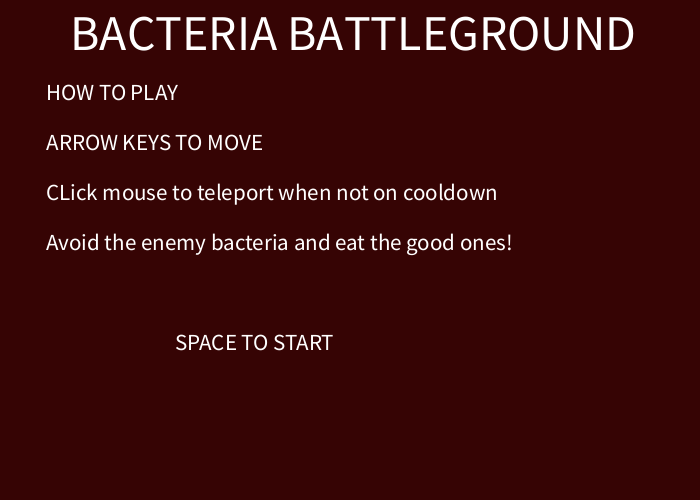
Frame 1 (no input)
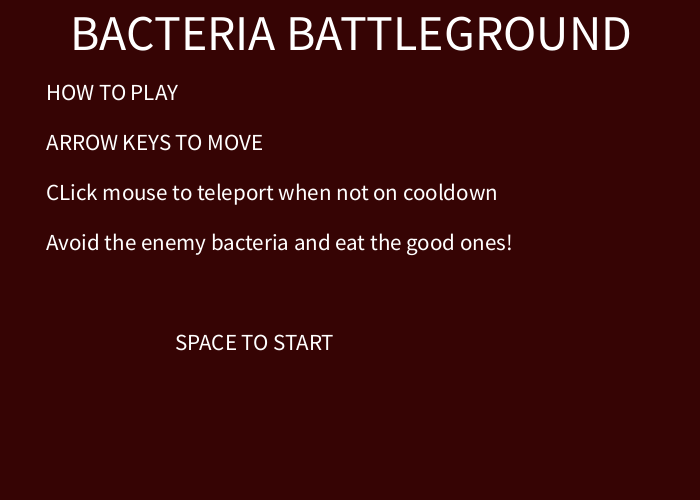
Frame 60 (the mouse pressed at the canvas centre just before this capture)
Frame 120 (the mouse held since frame 60 and released just before this capture): identical to frame 60, image omitted

The Processing sketch that drew these frames (run headless with seeded random() and noise(); from frame 60 on, the mouse is pressed at the canvas centre):

// Processing sketch: COMP1000
// ── COMP1000.pde
Player MainChar = new Player(50,50,0,0);
ArrayList<Pickup> Pickups = new ArrayList<Pickup>();
ArrayList<Enemy> Enemies = new ArrayList<Enemy>();
int score = 0;
boolean Debug = false;
int timer = 60;

enum State {START, GAME, END};
State GameState = State.START;

void setup()
{
  //setup, innit function to set it at the new width and height
  frameRate(60);
  strokeWeight(2);
  size(700,500);
  MainChar.Innit(height/10, height/10, width/2, height/2);
}


void draw()
{
  //check what state and draw certain things based on it
  if(GameState == State.START)
  {
    DrawMainMenu();
  }
  
  else if(GameState == State.GAME)
  {
    background(255);
    CollisionCheck(MainChar, Pickups, Enemies);
    renderObjects(MainChar, Pickups, Enemies);
    AddPickups(Pickups);
    AddEnemies(Enemies);
    HandleEnemMovement(Enemies);
    TimeHandle();
  }
  else if(GameState == State.END)
  {
    EndScreen();
    
  }
}

void keyPressed()
{
  //this is from the references in the documentation im doing it cos i assume its best practice
  //arrowkeys
 if(key == CODED)
 {
   if(keyCode == UP)
   {
     MainChar.setValue(true, 2);
   }
   
   if(keyCode == DOWN)
   {
    MainChar.setValue(true, 3); 
   }
   
   if(keyCode == LEFT)
   {
    MainChar.setValue(true, 0); 
   }
   
   if(keyCode == RIGHT)
   {
    MainChar.setValue(true, 1);
   }
 }
 //show debug hitboxes
   if(key == 'p')
   {
    Debug = !Debug;
    println(Debug);
   }
   
   //check space if on main meny
   if(GameState == State.START && key == ' ')
   {
     GameState = State.GAME;
     MainChar.stepped = false;
   }
   
   //check space on endscreen
   if(GameState == State.END && key == ' ')
   {
     
    //reset the game
    GameState = State.GAME;
    MainChar.Innit(height/10, height/10, width/2, height/2);
    timer = 60;
    score = 0;
    Pickups.clear();
    Enemies.clear();
    MainChar.stepped = false;
   }
}

void keyReleased()
{
  //remove from move array
 if(key == CODED)
 {
   if(keyCode == UP)
   {
     MainChar.setValue(false, 2); 
   }
   
   if(keyCode == DOWN)
   {
    MainChar.setValue(false, 3); 
   }
   
   if(keyCode == LEFT)
   {
    MainChar.setValue(false, 0); 
   }
   
   if(keyCode == RIGHT)
   {
    MainChar.setValue(false, 1); 
   }
 }
}

void mousePressed()
{
  //check if it has been more than 10 seconds
 if(MainChar.stepped == false || frameCount - MainChar.lastSteppedFrame >= 600)
 {
   //teleport player
   MainChar.stepped = true;
   MainChar.SetX(mouseX);
   MainChar.SetY(mouseY);
   MainChar.lastSteppedFrame = frameCount;
 }
}

// ── Class.pde
//hitbox class, used in everything
class HitBox{
 private float xPos, yPos, hWidth, hHeight; 
  
  HitBox(float x, float y, float _width, float _height)
  {
    xPos = x;
    yPos = y;
    hWidth = _width;
    hHeight = _height;
  }
  
  void Draw()
  {
   rectMode(CENTER);
   fill(0, 255, 0, 50);
   rect(xPos, yPos, hWidth, hHeight); 
  }
  
}

//little moving blob class
class GraphicBlob{
 float xpos, ypos, wwidth, hheight;
 
 GraphicBlob(float x, float y, float _width, float _height)
 {
   xpos = x;
   ypos = y;
   wwidth = _width;
   hheight = _height;
 }
  
  void SetX(float x)
  {
   xpos = x; 
  }
  
  void SetY(float y)
  {
    ypos = y;
  }  
}

//super class for all the main objects
class Object{
  float xpos, ypos, wwidth, hheight;
  HitBox h;
  GraphicBlob[] blobs = new GraphicBlob[3];
  
  //constructor
  Object(float x, float y, float _width, float _height)
  {
    xpos = x;
    ypos = y;
    wwidth = _width;
    hheight = _height;
    h = new HitBox(x, y, _width, _height);
    
    for(int i = 0; i < blobs.length; i++)
    {
      blobs[i] = new GraphicBlob(random(0, wwidth/3), random(0, hheight/3), _width/5, _height/5);
    }
  }
  
  //base fraw function
  void render(color Colour1, color Colour2)
  {
    if(Debug == true)
    {
       h.Draw(); 
    }
    
    fill(Colour1);
    ellipse(xpos, ypos, wwidth, hheight);
    
    if(frameCount % 6 == 0)
    {
      for(int i = 0; i < blobs.length; i++)
      {
        blobs[i].SetX(random(0, wwidth/3));
        blobs[i].SetY(random(0, hheight/3));
      }
    }
    
    //would use a loop here but want to do it in different "quadrants"
    fill(Colour2);
    ellipse(xpos - blobs[0].xpos, ypos - blobs[0].ypos, blobs[0].wwidth, blobs[0].hheight);
    ellipse(xpos + blobs[1].xpos, ypos + blobs[1].ypos, blobs[1].wwidth, blobs[1].hheight);
    ellipse(xpos - blobs[2].xpos, ypos + blobs[2].ypos, blobs[2].wwidth, blobs[2].hheight);
  }
  //getters and setters
  float GetX()
  {
   return xpos; 
  }
  
  float GetY()
  {
   return ypos; 
  }
  
  void ChangeX(float value)
  {
   xpos += value; 
   h.xPos += value;
  }
  
  void ChangeY(float value)
  {
   ypos += value; 
   h.yPos += value;
  }
  
  void SetX(float value)
  {
    xpos = value;
    h.xPos = value;
  }
  
  void SetY(float value)
  {
   ypos = value; 
   h.yPos = value;
  }
  
}

//subclass player
class Player extends Object{
  boolean[] Inputs = new boolean[4];
  int lastSteppedFrame;
  boolean stepped;
  
  //constructor
  Player(float x, float y, float _width, float _height)
  {
   super(x, y, _width, _height);
   
   //these are for the teleport
   lastSteppedFrame = frameCount;
   stepped = false;
  }
  
  //draw function
  void render(color Colour1, color Colour2)
  {
    
    //overriding oh yeah
   super.render(Colour1, Colour2); 
   
   //draw the face
   fill(255);
   ellipse(xpos - wwidth/6, ypos - hheight/10, wwidth/4, hheight/4);
   ellipse(xpos + wwidth/6, ypos - hheight/10, wwidth/4, hheight/4);
   
   fill(0);
   ellipse(xpos - wwidth/6, ypos - hheight/10, wwidth/8, hheight/8);
   ellipse(xpos + wwidth/6, ypos - hheight/10, wwidth/8, hheight/8);
   
   fill(255);
   arc(xpos, ypos + hheight/10, wwidth/1.5, hheight/1.5, 0, PI, CHORD);
   arc(xpos, ypos + hheight/10, wwidth/1.5, hheight/4, 0, PI, CHORD);
  }
  
  //setters
  void setValue(boolean b, int index)
  {
    Inputs[index] = b;
  }
  
  //check what keys are pressed down and change x/y based on that
  void handleMovement()
  {
   if(Inputs[0] == true)
   {
     super.ChangeX(-3);
   }
   
   if(Inputs[1] == true)
   {
     super.ChangeX(3);
   }
   
   if(Inputs[2] == true)
   {
     super.ChangeY(-3);
   }
   
   if(Inputs[3] == true)
   {
     super.ChangeY(3);
   }
  }
  //i do this because i make it in global scope and it means that the width and height go off 100 instead of the screensize in setip()
  //allows for me to reset the game aswell
  void Innit(float _width, float _height, float x, float y)
  {
    super.wwidth = _width;
    super.hheight = _height;
    super.h.hWidth = _width;
    super.h.hHeight =_height;
    super.xpos = x;
    super.ypos = y;
    super.h.xPos = x;
    super.h.yPos = y;
    
    for(int i = 0; i < super.blobs.length; i++)
    {
      super.blobs[i] = new GraphicBlob(random(0, wwidth/3), random(0, hheight/3), _width/5, _height/5);
    }
  }
  
  //reset the step after the timer
  void CheckCanStepAgain()
  {
    if(frameCount - MainChar.lastSteppedFrame >= 600)
    {
     stepped = false; 
    }
  }
}

class Enemy extends Object{
  int direction;
  int upordown;
  float moveSpeed;
  //constructor
  Enemy(float x, float y, float _width, float _height, int i, int ii)
  {
    super(x, y, _width, _height);
    //these are used for the random direction
    direction = i;
    upordown = ii;
    moveSpeed = random(2,3);
    
    //reset the hitbox to new instance cos we want it smaller than the actual sprite (make the game more fair)
    super.h = new HitBox(x, y, _width - _width/3, _height - _height/3);
  }
  
  void render(color Colour1, color Colour2)
  {
     super.render(Colour1, Colour2); 
     
     //has it here cos it wont work otherwise
     if(Debug)
     {
      super.h.Draw(); 
     }
   
     //draw face
     fill(255);
     arc(xpos - wwidth/4, ypos - hheight/8, wwidth/3, hheight/3, 0, PI + QUARTER_PI, CHORD);
     arc(xpos + wwidth/4, ypos - hheight/8, wwidth/3, hheight/3, -QUARTER_PI, PI, CHORD);
   
     fill(0);
     arc(xpos - wwidth/4, ypos - hheight/8, wwidth/5, hheight/5, 0, PI + QUARTER_PI, CHORD);
     arc(xpos + wwidth/4, ypos - hheight/8, wwidth/5, hheight/5, -QUARTER_PI, PI, CHORD);
   
     fill(255);
     arc(xpos, ypos + hheight/3, wwidth/1.5, hheight/1.5, -PI, 0, CHORD);
     line(xpos + (wwidth/1.5)/2.5, ypos + (hheight/3)/2, xpos - (wwidth/1.5)/2.5, ypos + (hheight/3)/2);
  }
  
  //set what the direction is
  void SetDirection(int n)
  {
   direction = n; 
  }
}


//pickup subclass
class Pickup extends Object{
  int points;
   Pickup(float x, float y, float _width, float _height, int p)
  {
    super(x, y, _width, _height);
    
    points = p;
  }
  
  void render(color Colour1, color Colour2)
  {
     super.render(Colour1, Colour2); 
   
     //draw face
     fill(255);
     line(xpos + wwidth/5 * 2, ypos + hheight/20 - hheight/10, xpos + wwidth/10, ypos - hheight/10);
     line(xpos - wwidth/5 * 2, ypos + hheight/20 - hheight/10, xpos - wwidth/10, ypos - hheight/10);
   
     fill(255);
     arc(xpos, ypos + hheight/6, wwidth/1.5, hheight/3, 0, PI, CHORD);
  }
  
  //getter
  int GetPoints()
  {
   return points; 
  }
}

//add pickup to arrraylist if there is less than 10 every second (game runs at 60fps)
void AddPickups(ArrayList<Pickup> arr)
{
  if(frameCount % 60 == 0 && arr.size() < 10)
  {
    arr.add(new Pickup(random(30, width-30), random(30, height-30), height/12, height/12, 10));
  }
}

//draw everything
void renderObjects(Player p, ArrayList<Pickup> pickupArr, ArrayList<Enemy> enemArr)
{
  //draw each pickup in array
  for(int i = 0; i < pickupArr.size(); i++)
  {
    Pickup temp = pickupArr.get(i);
    temp.render(color(0,255,0), color(255,0,0));
  }
  
  //draw each enemy in array
  for(int i = 0; i < enemArr.size(); i++)
  {
    Enemy te = enemArr.get(i);
    te.render(color(255,0,0), color(0,0,255));
  }
  
  //call player movement function
  p.handleMovement();
  
  //draw at different colour based on if it has moved or not
  if(p.stepped == false)
  {
      p.render(color(60, 168, 50), color(30, 94, 25));
  }
  else
  {
    p.render(color(138, 62, 11), color(194, 100, 37));
  }
  
  //check if we can reset it
  p.CheckCanStepAgain();
  
  //draw ui
  fill(0);
  textSize(height/20);
  text("SCORE: " + score, width/50, height/20);
  text("TIME: " + timer, width/50, height/20 * 3);

}
//move the enemies
void HandleEnemMovement(ArrayList<Enemy> enemArr)
{
  for(int i = 0; i < enemArr.size(); i++)
  {
    //get object
    Enemy t = enemArr.get(i);
    //check the direction its moving in and move it based on that
    if(t.direction == 0)
    {
      if(t.upordown == 0)
      {
          t.ChangeY(t.moveSpeed);
      }
      else
      {
        t.ChangeY(-t.moveSpeed);
      }
    }
    else
    {
      if(t.upordown == 0)
      {
          t.ChangeX(t.moveSpeed);
      }
      else
      {
        t.ChangeX(-t.moveSpeed);
      }
    }
    
    //check if the object is out of bounds and if so remove it
    if(t.xpos < -30 || t.xpos > width + 30 || t.ypos < -30 || t.ypos > height + 30)
    {
      enemArr.remove(i);
    }
  }
}


//check collisions
void CollisionCheck(Player p, ArrayList<Pickup> pickupArr, ArrayList<Enemy> enemArr)
{
  for(int i = 0; i < pickupArr.size(); i++)
  {
    //if collision using helper function add points and remove pickup
   Pickup temp = pickupArr.get(i); 
   if(AABB(p.h, temp.h))
   {
     pickupArr.remove(i);
     score += temp.points;
   }
  }
  
  for(int i = 0; i < enemArr.size(); i++)
  {
    //if collision with enemy remove it and remove points
    Enemy tempe = enemArr.get(i);
    if(AABB(p.h, tempe.h))
    {
      enemArr.remove(i);
     score -= 10; 
    }
  }
  
}

//helper function that reutrns whether 2 boxes have overlapped
boolean AABB(HitBox a, HitBox b)
{
 return a.xPos - a.hWidth/2 < b.xPos + b.hWidth/2 && a.xPos + a.hWidth/2 > b.xPos - b.hWidth/2 && a.yPos - a.hHeight/2 < b.yPos + b.hHeight/2 && a.yPos + a.hHeight/2 > b.yPos - b.hHeight/2;
}


//add enemies
void AddEnemies(ArrayList<Enemy> arrl)
{
  //every half second
  if(frameCount % 30 == 0)
  {
    //set random size
    float a = height/random(10,13);
    
    //add item, get item and set the random direction
    arrl.add(new Enemy(width + 300, height + 300, a, a, 0, 0));
    Enemy t = arrl.get(arrl.size()-1);
    t.direction = (int) random(0,2);
    t.upordown = (int) random(0,2);
    
    //set to random x or why based on if were having it move up or down etc
    if(t.direction == 0)
    { 
      t.SetX(random(10, width - 10));
      if(t.upordown == 0)
      {
        t.SetY(-30);
        arrl.set(arrl.size()-1, t);
      }
      else
      {
        t.SetY(height + 30);
        arrl.set(arrl.size()-1, t);
      }
    }
    else
    {
      t.SetY(random(10, width - 10));
      if(t.upordown == 0)
      {
        t.SetX(-30);
        arrl.set(arrl.size()-1, t);
      }
      else
      {
        t.SetX(width + 30);
        arrl.set(arrl.size()-1, t);
      }
    }
  }
}

//tick down timer every second 
void TimeHandle()
{
 if(frameCount % 60 == 0)
 {
  timer--; 
 }
 
 //if time is out change state
 if(timer <= 0)
 {
  GameState = State.END;
 }
}


//draw main menu
void DrawMainMenu()
{
  fill(255);
 background(54, 4, 4); 
 textSize(height/10);
 text("BACTERIA BATTLEGROUND", width/10, 0 + height/10);
 textSize(width/30);
 text("HOW TO PLAY", width/15, 0 + height/10 * 2);
 text("ARROW KEYS TO MOVE", width/15,0 + height/10 * 3);
 text("CLick mouse to teleport when not on cooldown", width/15, 0 + height/10 * 4);
 text("Avoid the enemy bacteria and eat the good ones!", width/15, 0+height/10 * 5);
 text("SPACE TO START", width/4, 0 + height/10 * 7);
}

//draw end screen
void EndScreen()
{
  fill(255);
 background(54, 4, 4); 
 textSize(height/10);
 text("GAME OVER", width/10, 0 + height/10);
 textSize(width/30);
 text("Final Score: " + score, width/15, 0 + height/10 * 2);

 text("SPACE TO RESTART", width/4, 0 + height/10 * 7);
  
}
